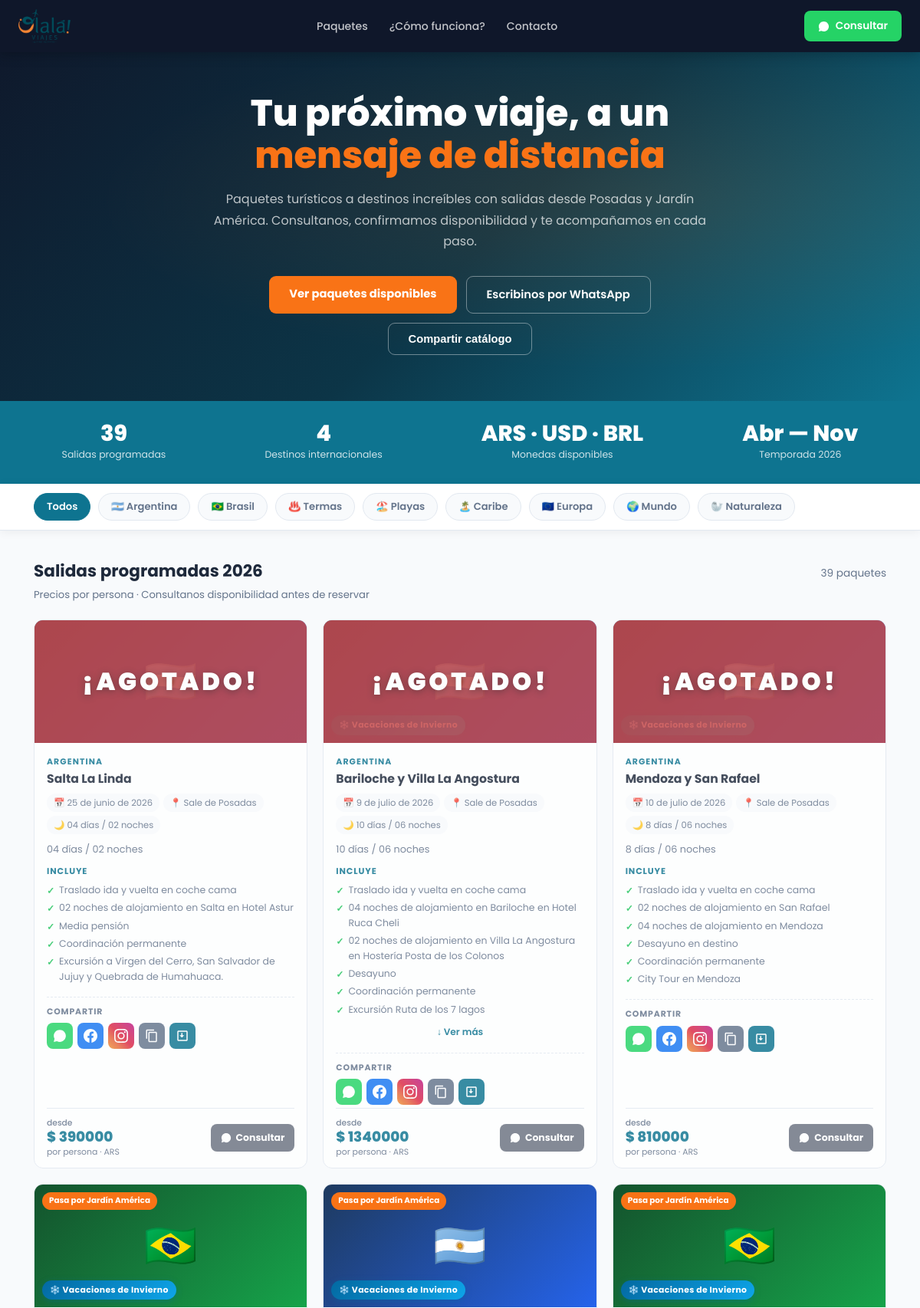
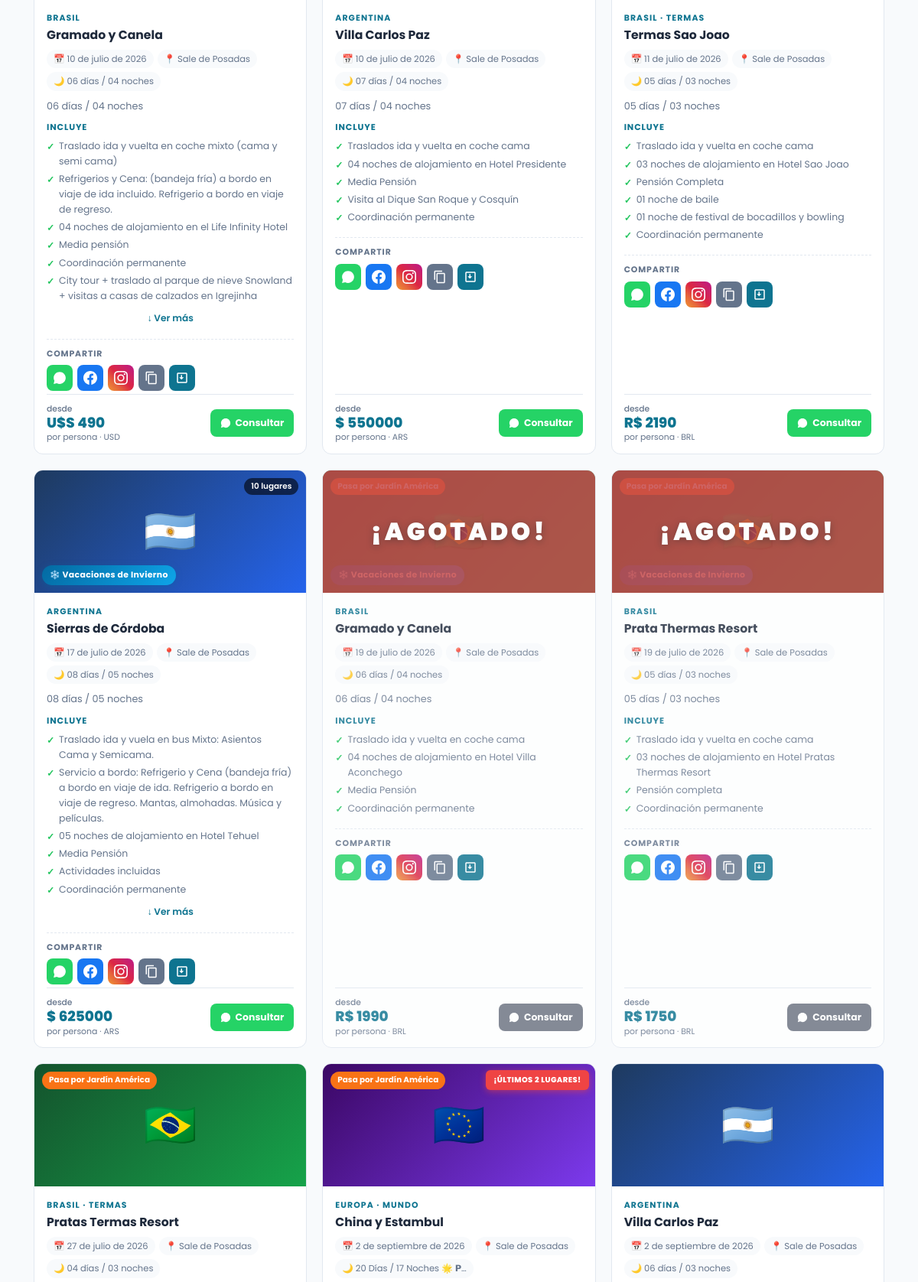
Screenshot of /web/ (upper part) with the database file from the repository (2 pictures, top to bottom).
### agencia/models.py (models this page shows, shortened)
class Salida(models.Model):
    operadora = models.ForeignKey(
        Proveedor, on_delete=models.SET_NULL, null=True, blank=True,
        verbose_name='Operadora', related_name='salidas',
        limit_choices_to={'activo': True}
    )
    nombre_paquete = models.CharField('Nombre del paquete', max_length=200)
    fecha_salida = models.DateField('Fecha de salida')
    lugar_salida = models.CharField('Lugar de salida', max_length=200)
    pasa_por_jardin_america = models.BooleanField('Pasa por Jardín América', default=False)
    descripcion = models.TextField('Descripción / Itinerario', blank=True)
    servicios_incluidos = models.TextField('Servicios incluidos', blank=True, help_text='Un servicio por línea. Ej: Traslado de ida y vuelta\nAlojamiento en hotel 3 estrellas\nDesayuno incluido')
    foto = models.ImageField('Foto del paquete', upload_to=_sanitizar_nombre_foto, blank=True, null=True)
    precio = models.DecimalField('Precio', max_digits=12, decimal_places=2, null=True, blank=True)
    moneda = models.CharField('Moneda', max_length=3, choices=MONEDAS, default='ARS')
    cupos = models.PositiveIntegerField('Lugares disponibles', null=True, blank=True)
    vacaciones_invierno = models.BooleanField('Vacaciones de invierno', default=False)
    agotado = models.BooleanField('Agotado', default=False)
    salida_confirmada = models.BooleanField('Salida confirmada', default=False)
    categorias = models.JSONField(
        'Categorías web',
        default=list,
        blank=True,
        help_text='Una o más categorías para los filtros de la web pública.',
    )
    notas = models.TextField('Notas internas', blank=True)
    created_at = models.DateTimeField(auto_now_add=True)
    class Meta:
        verbose_name = 'Salida'
        verbose_name_plural = 'Salidas'
        ordering = ['fecha_salida']
    def get_categorias_slugs(self):
        from .salidas_utils import CATEGORIAS_WEB
        if not isinstance(self.categorias, list):
            return []
        validas = set(CATEGORIAS_WEB.keys())
        return [c for c in self.categorias if c in validas]

### agencia/views.py (the view)
# urls.py: path('web/', views.web_publica, name='web_publica'),
def web_publica(request):
    hoy = timezone.now().date()
    salidas = list(Salida.objects.filter(fecha_salida__gte=hoy).order_by('fecha_salida'))
    categorizar_salidas(salidas)
    base_url = django_settings.PUBLIC_WEB_BASE_URL
    for s in salidas:
        preparar_salida_web(s, base_url, modo='django')
    context = {
        'salidas': salidas,
        'es_estatico': False,
        'web_base_url': base_url,
        **_contexto_agencia(request),
        **contexto_og_catalogo(base_url),
    }
    return render(request, 'web_publica.html', context)

### agencia/context_processors.py (called while the page is built, shortened)
def agencia_sitio(request):
    return {'public_web_url': django_settings.PUBLIC_WEB_BASE_URL}

def estado_publicacion_web(request):
    return {'estado_publicacion': None, 'publicacion_log': ''}

def estado_fotos_salidas(request):
    if not request.user.is_authenticated:
        return {'estado_fotos': None}
    from .fotos_utils import resumen_fotos_salidas
    return {'estado_fotos': resumen_fotos_salidas()}

def alertas_globales(request):
    if not request.user.is_authenticated:
        return {'alertas_salidas': 0, 'alertas_saldos': 0}

### agencia/og_catalogo.py (called while the page is built)
def contexto_og_catalogo(base_url=None):
    url = (base_url or django_settings.PUBLIC_WEB_BASE_URL).rstrip('/')
    share_text = (
        '✈️ *Olalá Viajes*\n\n'
        'Ingresá y conocé todas las salidas grupales que tenemos para vos 👇\n\n'
        f'{url}/'
    )
    return {
        'og_title': 'Olalá Viajes — Paquetes turísticos',
        'og_description': OG_DESCRIPCION,
        'og_image_url': f'{url}/assets/og-catalogo.jpg',
        'og_url': f'{url}/',
        'catalogo_share_text': share_text,
        'catalogo_share_text_json': json.dumps(share_text, ensure_ascii=False),
    }

### agencia/salidas_utils.py (called while the page is built)
def aplicar_categorias_web(salida):
    cats = salida.get_categorias_slugs()
    if not cats:
        cats = inferir_categorias(salida)
    salida.cats = cats
    salida.cat = cats[0]
    labels = [CATEGORIAS_WEB[c][1] for c in cats if c in CATEGORIAS_WEB]
    salida.cat_label = ' · '.join(labels) if labels else 'Viajes'
    salida.emoji = CATEGORIAS_WEB.get(cats[0], ('✈️', 'Viajes'))[0]
    return salida

def aplicar_categorias_salidas(salidas):
    for s in salidas:
        aplicar_categorias_web(s)
    return salidas

def categorizar_salidas(salidas):
    return aplicar_categorias_salidas(salidas)

### agencia/web_publish.py (called while the page is built)
def fecha_salida_legible(fecha):
    return f'{fecha.day} de {MESES_ES[fecha.month - 1]} de {fecha.year}'

def _nombre_archivo_foto(salida):
    if salida.foto:
        return os.path.basename(salida.foto.name)
    return None

def _es_url_remota(url):
    return url.startswith(('http://', 'https://', '//'))

def url_imagen_absoluta(salida, base_url):
    return _url_foto_publica(salida, base_url)

def _catalogo_en_django(base_url):
    base = base_url.rstrip('/')
    return base.endswith('/web') or 'onrender.com' in base

def url_paquete_absoluta(salida, base_url):
    base = base_url.rstrip('/')
    if _catalogo_en_django(base):
        return f'{base}/paquete/{salida.pk}/'
    return f'{base}/paquete/{salida.pk}.html'

### templates/web_publica.html (shortened to what this page needs)
<!DOCTYPE html>
<html lang="es">
<head>
</head>
<body>
{% load static %}
<nav class="navbar">
  <img src="{% static 'img/logo-olala.png' %}" alt="Olalá Viajes" style="height:44px;width:auto;">
  <ul class="nav-links">
    <li><a href="#paquetes">Paquetes</a></li>
    <li><a href="#como">¿Cómo funciona?</a></li>
    <li><a href="#contacto">Contacto</a></li>
  </ul>
  <a href="https://wa.me/{{ agencia_whatsapp }}?text=Hola!%20Quiero%20consultar%20sobre%20un%20paquete%20de%20Olala%20Viajes." target="_blank" class="nav-wa">
    Consultar
  </a>
</nav>
<section class="hero">
  <div class="hero-inner">
    <h1>Tu próximo viaje, a un <span>mensaje de distancia</span></h1>
    <p>Paquetes turísticos a destinos increíbles con salidas desde Posadas y Jardín América. Consultanos, confirmamos disponibilidad y te acompañamos en cada paso.</p>
    <div class="hero-btns">
      <a href="#paquetes" class="btn-naranja">Ver paquetes disponibles</a>
      <a href="https://wa.me/{{ agencia_whatsapp }}?text=Hola!%20Quiero%20consultar%20sobre%20los%20paquetes%20disponibles." target="_blank" class="btn-ghost-w">Escribinos por WhatsApp</a>
      <button type="button" class="btn-ghost-w btn-compartir-catalogo" id="btn-compartir-catalogo" title="Compartir catálogo por WhatsApp">
        Compartir catálogo
      </button>
    </div>
  </div>
</section>
<div class="stats-band">
  <div class="stats-inner">
    <div class="stat-item"><div class="stat-num">{{ salidas|length }}</div><div class="stat-lbl">Salidas programadas</div></div>
    <div class="stat-item"><div class="stat-num">4</div><div class="stat-lbl">Destinos internacionales</div></div>
    <div class="stat-item"><div class="stat-num">ARS · USD · BRL</div><div class="stat-lbl">Monedas disponibles</div></div>
    <div class="stat-item"><div class="stat-num">Abr — Nov</div><div class="stat-lbl">Temporada 2026</div></div>
  </div>
</div>
<div class="filtros-wrap">
  <div class="filtros">
    <button class="filtro-btn active" onclick="filtrar('todos', this)">Todos</button>
    <button class="filtro-btn" onclick="filtrar('argentina', this)">🇦🇷 Argentina</button>
    <button class="filtro-btn" onclick="filtrar('brasil', this)">🇧🇷 Brasil</button>
    <button class="filtro-btn" onclick="filtrar('termas', this)">♨️ Termas</button>
    <button class="filtro-btn" onclick="filtrar('playas', this)">🏖️ Playas</button>
    <button class="filtro-btn" onclick="filtrar('caribe', this)">🏝️ Caribe</button>
    <button class="filtro-btn" onclick="filtrar('europa', this)">🇪🇺 Europa</button>
    <button class="filtro-btn" onclick="filtrar('mundo', this)">🌍 Mundo</button>
    <button class="filtro-btn" onclick="filtrar('naturaleza', this)">🦭 Naturaleza</button>
  </div>
</div>
<section id="paquetes">
  <div class="paquetes-section">
    <div class="paquetes-header">
      <div>
        <div class="paquetes-titulo">Salidas programadas 2026</div>
        <div class="paquetes-sub">Precios por persona · Consultanos disponibilidad antes de reservar</div>
      </div>
      <span id="resultado-count">{{ salidas|length }} paquete{{ salidas|length|pluralize:"s" }}</span>
    </div>
    <div class="paquetes-grid" id="grilla">
      {% for s in salidas %}
      <div class="paq-card fade{% if s.agotado %} agotado{% endif %}" data-cats="{{ s.cats|join:',' }}">
        <div class="paq-visual cat-{{ s.cat }}">
          {% if s.imagen_src %}
            <span class="emoji-bg" style="display:none">{{ s.emoji }}</span>
          {% else %}
            <span class="emoji-bg">{{ s.emoji }}</span>
          {% endif %}
          {% if s.pasa_por_jardin_america %}<span class="paq-badge-ja">Pasa por Jardín América</span>{% endif %}
          {% if s.vacaciones_invierno %}<span class="paq-badge-invierno">❄️ Vacaciones de Invierno</span>{% endif %}
          {% if s.agotado %}
            <div class="paq-agotado-overlay"><span class="paq-agotado-texto">¡AGOTADO!</span></div>
          {% elif s.cupos %}
            {% if s.cupos < 10 %}
              <span class="paq-badge-urgente">¡Últimos {{ s.cupos }} lugares!</span>
            {% else %}
              <span class="paq-badge-lugares">{{ s.cupos }} lugares</span>
            {% endif %}
          {% endif %}
        </div>
        <div class="paq-body">
          <div class="paq-cat">{{ s.cat_label }}</div>
          <div class="paq-nombre">
            <a href="{{ s.paquete_href }}" class="paq-nombre-link">{{ s.nombre_paquete }}</a>
          </div>
          <div class="paq-meta">
            <span class="paq-chip">📅 {{ s.fecha_legible }}</span>
            {% if s.lugar_salida %}<span class="paq-chip">📍 Sale de {{ s.lugar_salida }}</span>{% endif %}
            {% if s.descripcion %}
              {% with desc=s.descripcion|lower %}
              {% if "noche" in desc or "día" in desc or "dia" in desc %}
                <span class="paq-chip">🌙 {{ s.descripcion|truncatechars:25 }}</span>
              {% endif %}
              {% endwith %}
            {% endif %}
          </div>
          {% if s.descripcion %}
          <div class="paq-descripcion">{{ s.descripcion }}</div>
          {% endif %}
          {% if s.servicios_incluidos %}
          <div class="paq-servicios">
            <div class="paq-servicios-titulo">Incluye</div>
            <ul>
              {% for linea in s.servicios_incluidos.splitlines %}
                {% if linea.strip %}
                <li{% if forloop.counter > 6 %} class="servicio-extra"{% endif %}>{{ linea.strip }}</li>
                {% endif %}
              {% endfor %}
            </ul>
          </div>
          {% endif %}
          <button class="btn-ver-mas" type="button">↓ Ver más</button>
          {% include 'web_share_buttons.html' with salida=s %}
          <div class="paq-spacer"></div>
          <div class="paq-footer">
            <div class="paq-precio">
              <div class="paq-precio-desde">desde</div>
              <div class="paq-precio-valor">
                {% if s.moneda == "ARS" %}${% elif s.moneda == "USD" %}U$S{% else %}R${% endif %}
                {{ s.precio|floatformat:0 }}
              </div>
              <div class="paq-precio-moneda">por persona · {{ s.moneda }}</div>
            </div>
            <button class="btn-consultar" onclick="consultar('{{ s.nombre_paquete }} — {{ s.fecha_salida|date:"j \d\e F Y" }}')">
              Consultar
            </button>
          </div>
        </div>
      </div>
      {% endfor %}
    </div>
  </div>
</section>
</body>
</html>

### templates/web_share_buttons.html (shortened to what this page needs)
<div class="paq-share" data-share-id="{{ salida.pk }}">
  <span class="paq-share-label">Compartir</span>
  <div class="paq-share-btns">
    <button type="button" class="btn-share btn-share-wa" title="WhatsApp" aria-label="Compartir en WhatsApp">
    </button>
    <button type="button" class="btn-share btn-share-fb" title="Facebook" aria-label="Compartir en Facebook">
    </button>
    <button type="button" class="btn-share btn-share-ig" title="Instagram" aria-label="Compartir en Instagram">
    </button>
    <button type="button" class="btn-share btn-share-copy" title="Copiar enlace" aria-label="Copiar enlace del paquete">
      <svg viewBox="0 0 24 24" width="18" height="18" fill="currentColor"><path d="M16 1H4c-1.1 0-2 .9-2 2v14h2V3h12V1zm3 4H8c-1.1 0-2 .9-2 2v14c0 1.1.9 2 2 2h11c1.1 0 2-.9 2-2V7c0-1.1-.9-2-2-2zm0 16H8V7h11v14z"/></svg>
    </button>
    <a href="{{ salida.flyer_href }}" class="btn-share btn-share-flyer" title="Descargar flyer JPG (9:16)" download target="_blank" rel="noopener">
      <svg viewBox="0 0 24 24" width="18" height="18" fill="currentColor"><path d="M19 3H5c-1.1 0-2 .9-2 2v14c0 1.1.9 2 2 2h14c1.1 0 2-.9 2-2V5c0-1.1-.9-2-2-2zm0 16H5V5h14v14zm-4-8l-4 4-4-4h3V7h2v4h3z"/></svg>
    </a>
  </div>
</div>

### rows the page displays
Salida: emoji "🇦🇷", agotado "¡AGOTADO!", cat_label "ARGENTINA", nombre_paquete "Salta La Linda", fecha_legible "25 de junio de 2026", lugar_salida "Posadas", descripcion "04 días / 02 noches", strip "Traslado ida y vuelta en coche cama" "02 noches de alojamiento en Salta en Hotel Astur" "Media pensión" "Coordinación permanente" "Excursión a Virgen del Cerro, San Salvador de Jujuy y Quebrada de Humahuaca.", precio "390000", moneda "ARS"
Salida: emoji "🇦🇷", vacaciones_invierno "❄️ Vacaciones de Invierno", agotado "¡AGOTADO!", cat_label "ARGENTINA", nombre_paquete "Bariloche y Villa La Angostura", fecha_legible "9 de julio de 2026", lugar_salida "Posadas", descripcion "10 días / 06 noches", strip "Traslado ida y vuelta en coche cama" "04 noches de alojamiento en Bariloche en Hotel Ruca Cheli" "02 noches de alojamiento en Villa La Angostura en Hostería Posta de los Colonos" "Desayuno" "Coordinación permanente" "Excursión Ruta de los 7 lagos", precio "1340000", moneda "ARS"
Salida: emoji "🇦🇷", vacaciones_invierno "❄️ Vacaciones de Invierno", agotado "¡AGOTADO!", cat_label "ARGENTINA", nombre_paquete "Mendoza y San Rafael", fecha_legible "10 de julio de 2026", lugar_salida "Posadas", descripcion "8 días / 06 noches", strip "Traslado ida y vuelta en coche cama" "02 noches de alojamiento en San Rafael" "04 noches de alojamiento en Mendoza" "Desayuno en destino" "Coordinación permanente" "City Tour en Mendoza", precio "810000", moneda "ARS"
Salida: emoji "🇧🇷", pasa_por_jardin_america "Pasa por Jardín América", vacaciones_invierno "❄️ Vacaciones de Invierno", cat_label "BRASIL", nombre_paquete "Gramado y Canela", fecha_legible "10 de julio de 2026", lugar_salida "Posadas", descripcion "06 días / 04 noches", strip "Traslado ida y vuelta en coche mixto (cama y semi cama)" "Refrigerios y Cena: (bandeja fría) a bordo en viaje de ida incluido. Refrigerio a bordo en viaje de regreso." "04 noches de alojamiento en el Life Infinity Hotel" "Media pensión" "Coordinación permanente" "City tour + traslado al parque de nieve Snowland + visitas a casas de calzados en Igrejinha", shows "U$S", precio "490", moneda "USD"
Salida: emoji "🇦🇷", pasa_por_jardin_america "Pasa por Jardín América", vacaciones_invierno "❄️ Vacaciones de Invierno", cat_label "ARGENTINA", nombre_paquete "Villa Carlos Paz", fecha_legible "10 de julio de 2026", lugar_salida "Posadas", descripcion "07 días / 04 noches", strip "Traslados ida y vuelta en coche cama" "04 noches de alojamiento en Hotel Presidente" "Media Pensión" "Visita al Dique San Roque y Cosquín" "Coordinación permanente", precio "550000", moneda "ARS"
Salida: emoji "🇧🇷", pasa_por_jardin_america "Pasa por Jardín América", vacaciones_invierno "❄️ Vacaciones de Invierno", cat_label "BRASIL · TERMAS", nombre_paquete "Termas Sao Joao", fecha_legible "11 de julio de 2026", lugar_salida "Posadas", descripcion "05 días / 03 noches", strip "Traslado ida y vuelta en coche cama" "03 noches de alojamiento en Hotel Sao Joao" "Pensión Completa" "01 noche de baile" "01 noche de festival de bocadillos y bowling" "Coordinación permanente", shows "R$", precio "2190", moneda "BRL"
Salida: emoji "🇦🇷", vacaciones_invierno "❄️ Vacaciones de Invierno", cupos "10", cat_label "ARGENTINA", nombre_paquete "Sierras de Córdoba", fecha_legible "17 de julio de 2026", lugar_salida "Posadas", descripcion "08 días / 05 noches", strip "Traslado ida y vuela en bus Mixto: Asientos Cama y Semicama." "Servicio a bordo: Refrigerio y Cena (bandeja fría) a bordo en viaje de ida. Refrigerio a bordo en viaje de regreso. Mantas, almohadas. Música y películas." "05 noches de alojamiento en Hotel Tehuel" "Media Pensión" "Actividades incluidas" "Coordinación permanente", precio "625000", moneda "ARS"
Salida: emoji "🇧🇷", vacaciones_invierno "❄️ Vacaciones de Invierno", agotado "¡AGOTADO!", cat_label "BRASIL", nombre_paquete "Gramado y Canela", fecha_legible "19 de julio de 2026", lugar_salida "Posadas", descripcion "06 días / 04 noches", strip "Traslado ida y vuelta en coche cama" "04 noches de alojamiento en Hotel Villa Aconchego" "Media Pensión" "Coordinación permanente", shows "R$", precio "1990", moneda "BRL"
Salida: emoji "🇧🇷", vacaciones_invierno "❄️ Vacaciones de Invierno", agotado "¡AGOTADO!", cat_label "BRASIL", nombre_paquete "Prata Thermas Resort", fecha_legible "19 de julio de 2026", lugar_salida "Posadas", descripcion "05 días / 03 noches", strip "Traslado ida y vuelta en coche cama" "03 noches de alojamiento en Hotel Pratas Thermas Resort" "Pensión completa" "Coordinación permanente", shows "R$", precio "1750", moneda "BRL"
Salida: emoji "🇧🇷", pasa_por_jardin_america "Pasa por Jardín América", cat_label "BRASIL · TERMAS", nombre_paquete "Pratas Termas Resort", fecha_legible "27 de julio de 2026", lugar_salida "Posadas", descripcion "04 días / 03 noches"
Salida: emoji "🇪🇺", pasa_por_jardin_america "Pasa por Jardín América", cupos "2", cat_label "EUROPA · MUNDO", nombre_paquete "China y Estambul", fecha_legible "2 de septiembre de 2026", lugar_salida "Posadas", descripcion "20 Días / 17 Noches 🌟 𝗣…"
Salida: emoji "🇦🇷", cat_label "ARGENTINA", nombre_paquete "Villa Carlos Paz", fecha_legible "2 de septiembre de 2026", lugar_salida "Posadas", descripcion "06 días / 03 noches"

### other values shown
{{ salidas|length }} "39"
